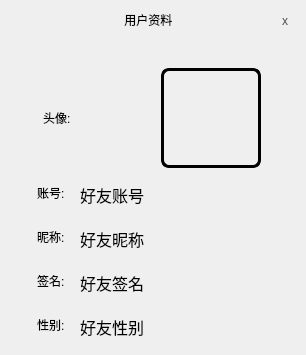
<?xml version="1.0" encoding="UTF-8"?>
<ui version="4.0">
 <class>FriendMessage</class>
 <widget class="QDialog" name="FriendMessage">
  <property name="geometry">
   <rect>
    <x>0</x>
    <y>0</y>
    <width>306</width>
    <height>355</height>
   </rect>
  </property>
  <property name="windowTitle">
   <string>Dialog</string>
  </property>
  <layout class="QGridLayout" name="gridLayout">
   <item row="0" column="0">
    <layout class="QHBoxLayout" name="horizontalLayout">
     <item alignment="Qt::AlignmentFlag::AlignTop">
      <widget class="QLabel" name="label">
       <property name="sizePolicy">
        <sizepolicy hsizetype="Expanding" vsizetype="Preferred">
         <horstretch>0</horstretch>
         <verstretch>0</verstretch>
        </sizepolicy>
       </property>
       <property name="styleSheet">
        <string notr="true">font: 700 11pt &quot;Microsoft YaHei UI&quot;;
border:none;</string>
       </property>
       <property name="text">
        <string>     用户资料</string>
       </property>
       <property name="alignment">
        <set>Qt::AlignmentFlag::AlignCenter</set>
       </property>
      </widget>
     </item>
     <item alignment="Qt::AlignmentFlag::AlignTop">
      <widget class="QPushButton" name="but_cancelwindow">
       <property name="sizePolicy">
        <sizepolicy hsizetype="Fixed" vsizetype="Fixed">
         <horstretch>0</horstretch>
         <verstretch>15</verstretch>
        </sizepolicy>
       </property>
       <property name="minimumSize">
        <size>
         <width>20</width>
         <height>20</height>
        </size>
       </property>
       <property name="maximumSize">
        <size>
         <width>20</width>
         <height>20</height>
        </size>
       </property>
       <property name="cursor">
        <cursorShape>PointingHandCursor</cursorShape>
       </property>
       <property name="styleSheet">
        <string notr="true">QPushButton {
    border: none;
    background: transparent;
    color: rgb(78, 78, 78);
    font:  16pt 'Microsoft New Tai Lue';
}

QPushButton:hover {
    border: none;
    background: transparent;
    color: white;
    font:  16pt 'Microsoft New Tai Lue';
    background: red;
    border-radius: 3px;
}</string>
       </property>
       <property name="text">
        <string>x</string>
       </property>
       <property name="autoDefault">
        <bool>false</bool>
       </property>
      </widget>
     </item>
    </layout>
   </item>
   <item row="1" column="0">
    <layout class="QHBoxLayout" name="horizontalLayout_2">
     <item>
      <widget class="QLabel" name="label_4">
       <property name="sizePolicy">
        <sizepolicy hsizetype="Fixed" vsizetype="Fixed">
         <horstretch>0</horstretch>
         <verstretch>0</verstretch>
        </sizepolicy>
       </property>
       <property name="minimumSize">
        <size>
         <width>80</width>
         <height>80</height>
        </size>
       </property>
       <property name="maximumSize">
        <size>
         <width>47</width>
         <height>100</height>
        </size>
       </property>
       <property name="styleSheet">
        <string notr="true">font: 12pt &quot;Microsoft YaHei UI&quot;;
border: none;;
color:black;
</string>
       </property>
       <property name="text">
        <string>头像:</string>
       </property>
      </widget>
     </item>
     <item>
      <widget class="QLabel" name="lab_avator">
       <property name="sizePolicy">
        <sizepolicy hsizetype="Fixed" vsizetype="Fixed">
         <horstretch>0</horstretch>
         <verstretch>0</verstretch>
        </sizepolicy>
       </property>
       <property name="minimumSize">
        <size>
         <width>100</width>
         <height>100</height>
        </size>
       </property>
       <property name="maximumSize">
        <size>
         <width>100</width>
         <height>100</height>
        </size>
       </property>
       <property name="cursor">
        <cursorShape>ArrowCursor</cursorShape>
       </property>
       <property name="contextMenuPolicy">
        <enum>Qt::ContextMenuPolicy::NoContextMenu</enum>
       </property>
       <property name="styleSheet">
        <string notr="true">border: 3px solid black;
 border-radius: 8px;</string>
       </property>
       <property name="text">
        <string/>
       </property>
      </widget>
     </item>
    </layout>
   </item>
   <item row="2" column="0">
    <layout class="QHBoxLayout" name="horizontalLayout_6">
     <item>
      <spacer name="horizontalSpacer">
       <property name="orientation">
        <enum>Qt::Orientation::Horizontal</enum>
       </property>
       <property name="sizeHint" stdset="0">
        <size>
         <width>40</width>
         <height>20</height>
        </size>
       </property>
      </spacer>
     </item>
     <item>
      <widget class="QLabel" name="lab_2">
       <property name="sizePolicy">
        <sizepolicy hsizetype="Maximum" vsizetype="Maximum">
         <horstretch>0</horstretch>
         <verstretch>0</verstretch>
        </sizepolicy>
       </property>
       <property name="styleSheet">
        <string notr="true">font: 12pt &quot;Microsoft YaHei UI&quot;;
border:none;
color:black;
</string>
       </property>
       <property name="text">
        <string>账号:</string>
       </property>
      </widget>
     </item>
     <item>
      <widget class="AutoClearTextEdit" name="textEdit_account">
       <property name="sizePolicy">
        <sizepolicy hsizetype="Fixed" vsizetype="Fixed">
         <horstretch>0</horstretch>
         <verstretch>0</verstretch>
        </sizepolicy>
       </property>
       <property name="minimumSize">
        <size>
         <width>224</width>
         <height>38</height>
        </size>
       </property>
       <property name="maximumSize">
        <size>
         <width>224</width>
         <height>38</height>
        </size>
       </property>
       <property name="contextMenuPolicy">
        <enum>Qt::ContextMenuPolicy::NoContextMenu</enum>
       </property>
       <property name="styleSheet">
        <string notr="true">font: 12pt &quot;Microsoft YaHei UI&quot;;
background: rgba(255, 255, 255, 0); 
border: none;
border-radius: 8px;
padding:5px;</string>
       </property>
       <property name="verticalScrollBarPolicy">
        <enum>Qt::ScrollBarPolicy::ScrollBarAlwaysOff</enum>
       </property>
       <property name="horizontalScrollBarPolicy">
        <enum>Qt::ScrollBarPolicy::ScrollBarAlwaysOff</enum>
       </property>
       <property name="readOnly">
        <bool>true</bool>
       </property>
       <property name="html">
        <string>&lt;!DOCTYPE HTML PUBLIC &quot;-//W3C//DTD HTML 4.0//EN&quot; &quot;http://www.w3.org/TR/REC-html40/strict.dtd&quot;&gt;
&lt;html&gt;&lt;head&gt;&lt;meta name=&quot;qrichtext&quot; content=&quot;1&quot; /&gt;&lt;meta charset=&quot;utf-8&quot; /&gt;&lt;style type=&quot;text/css&quot;&gt;
p, li { white-space: pre-wrap; }
hr { height: 1px; border-width: 0; }
li.unchecked::marker { content: &quot;\2610&quot;; }
li.checked::marker { content: &quot;\2612&quot;; }
&lt;/style&gt;&lt;/head&gt;&lt;body style=&quot; font-family:'Microsoft YaHei UI'; font-size:12pt; font-weight:400; font-style:normal;&quot;&gt;
&lt;p style=&quot; margin-top:0px; margin-bottom:0px; margin-left:0px; margin-right:0px; -qt-block-indent:0; text-indent:0px;&quot;&gt;好友账号&lt;/p&gt;&lt;/body&gt;&lt;/html&gt;</string>
       </property>
      </widget>
     </item>
    </layout>
   </item>
   <item row="3" column="0">
    <layout class="QHBoxLayout" name="horizontalLayout_7">
     <item>
      <spacer name="horizontalSpacer_2">
       <property name="orientation">
        <enum>Qt::Orientation::Horizontal</enum>
       </property>
       <property name="sizeHint" stdset="0">
        <size>
         <width>40</width>
         <height>20</height>
        </size>
       </property>
      </spacer>
     </item>
     <item>
      <widget class="QLabel" name="lab">
       <property name="sizePolicy">
        <sizepolicy hsizetype="Maximum" vsizetype="Maximum">
         <horstretch>0</horstretch>
         <verstretch>0</verstretch>
        </sizepolicy>
       </property>
       <property name="styleSheet">
        <string notr="true">font: 12pt &quot;Microsoft YaHei UI&quot;;
border:none;
color:black;
</string>
       </property>
       <property name="text">
        <string>昵称:</string>
       </property>
      </widget>
     </item>
     <item>
      <widget class="AutoClearTextEdit" name="textEdit_nickname">
       <property name="sizePolicy">
        <sizepolicy hsizetype="Fixed" vsizetype="Fixed">
         <horstretch>0</horstretch>
         <verstretch>0</verstretch>
        </sizepolicy>
       </property>
       <property name="minimumSize">
        <size>
         <width>224</width>
         <height>38</height>
        </size>
       </property>
       <property name="maximumSize">
        <size>
         <width>224</width>
         <height>38</height>
        </size>
       </property>
       <property name="contextMenuPolicy">
        <enum>Qt::ContextMenuPolicy::NoContextMenu</enum>
       </property>
       <property name="styleSheet">
        <string notr="true">font: 12pt &quot;Microsoft YaHei UI&quot;;
background: rgba(255, 255, 255, 0); 
border: none;
border-radius: 8px;
padding:5px;
</string>
       </property>
       <property name="verticalScrollBarPolicy">
        <enum>Qt::ScrollBarPolicy::ScrollBarAlwaysOff</enum>
       </property>
       <property name="horizontalScrollBarPolicy">
        <enum>Qt::ScrollBarPolicy::ScrollBarAlwaysOff</enum>
       </property>
       <property name="readOnly">
        <bool>true</bool>
       </property>
       <property name="html">
        <string>&lt;!DOCTYPE HTML PUBLIC &quot;-//W3C//DTD HTML 4.0//EN&quot; &quot;http://www.w3.org/TR/REC-html40/strict.dtd&quot;&gt;
&lt;html&gt;&lt;head&gt;&lt;meta name=&quot;qrichtext&quot; content=&quot;1&quot; /&gt;&lt;meta charset=&quot;utf-8&quot; /&gt;&lt;style type=&quot;text/css&quot;&gt;
p, li { white-space: pre-wrap; }
hr { height: 1px; border-width: 0; }
li.unchecked::marker { content: &quot;\2610&quot;; }
li.checked::marker { content: &quot;\2612&quot;; }
&lt;/style&gt;&lt;/head&gt;&lt;body style=&quot; font-family:'Microsoft YaHei UI'; font-size:12pt; font-weight:400; font-style:normal;&quot;&gt;
&lt;p style=&quot; margin-top:0px; margin-bottom:0px; margin-left:0px; margin-right:0px; -qt-block-indent:0; text-indent:0px;&quot;&gt;好友昵称&lt;/p&gt;&lt;/body&gt;&lt;/html&gt;</string>
       </property>
      </widget>
     </item>
    </layout>
   </item>
   <item row="4" column="0">
    <layout class="QHBoxLayout" name="horizontalLayout_8">
     <item>
      <spacer name="horizontalSpacer_3">
       <property name="orientation">
        <enum>Qt::Orientation::Horizontal</enum>
       </property>
       <property name="sizeHint" stdset="0">
        <size>
         <width>40</width>
         <height>20</height>
        </size>
       </property>
      </spacer>
     </item>
     <item>
      <widget class="QLabel" name="lab_3">
       <property name="sizePolicy">
        <sizepolicy hsizetype="Maximum" vsizetype="Maximum">
         <horstretch>0</horstretch>
         <verstretch>0</verstretch>
        </sizepolicy>
       </property>
       <property name="styleSheet">
        <string notr="true">font: 12pt &quot;Microsoft YaHei UI&quot;;
border:none;
color:black;
</string>
       </property>
       <property name="text">
        <string>签名:</string>
       </property>
      </widget>
     </item>
     <item>
      <widget class="AutoClearTextEdit" name="textEdit_sig">
       <property name="sizePolicy">
        <sizepolicy hsizetype="Fixed" vsizetype="Fixed">
         <horstretch>0</horstretch>
         <verstretch>0</verstretch>
        </sizepolicy>
       </property>
       <property name="minimumSize">
        <size>
         <width>224</width>
         <height>38</height>
        </size>
       </property>
       <property name="maximumSize">
        <size>
         <width>224</width>
         <height>38</height>
        </size>
       </property>
       <property name="contextMenuPolicy">
        <enum>Qt::ContextMenuPolicy::NoContextMenu</enum>
       </property>
       <property name="styleSheet">
        <string notr="true">font: 12pt &quot;Microsoft YaHei UI&quot;;
background: rgba(255, 255, 255, 0); 
border: none;
border-radius: 8px;
padding:5px;
</string>
       </property>
       <property name="verticalScrollBarPolicy">
        <enum>Qt::ScrollBarPolicy::ScrollBarAlwaysOff</enum>
       </property>
       <property name="horizontalScrollBarPolicy">
        <enum>Qt::ScrollBarPolicy::ScrollBarAlwaysOff</enum>
       </property>
       <property name="readOnly">
        <bool>true</bool>
       </property>
       <property name="html">
        <string>&lt;!DOCTYPE HTML PUBLIC &quot;-//W3C//DTD HTML 4.0//EN&quot; &quot;http://www.w3.org/TR/REC-html40/strict.dtd&quot;&gt;
&lt;html&gt;&lt;head&gt;&lt;meta name=&quot;qrichtext&quot; content=&quot;1&quot; /&gt;&lt;meta charset=&quot;utf-8&quot; /&gt;&lt;style type=&quot;text/css&quot;&gt;
p, li { white-space: pre-wrap; }
hr { height: 1px; border-width: 0; }
li.unchecked::marker { content: &quot;\2610&quot;; }
li.checked::marker { content: &quot;\2612&quot;; }
&lt;/style&gt;&lt;/head&gt;&lt;body style=&quot; font-family:'Microsoft YaHei UI'; font-size:12pt; font-weight:400; font-style:normal;&quot;&gt;
&lt;p style=&quot; margin-top:0px; margin-bottom:0px; margin-left:0px; margin-right:0px; -qt-block-indent:0; text-indent:0px;&quot;&gt;好友签名&lt;/p&gt;&lt;/body&gt;&lt;/html&gt;</string>
       </property>
      </widget>
     </item>
    </layout>
   </item>
   <item row="5" column="0">
    <layout class="QHBoxLayout" name="horizontalLayout_9">
     <item>
      <spacer name="horizontalSpacer_4">
       <property name="orientation">
        <enum>Qt::Orientation::Horizontal</enum>
       </property>
       <property name="sizeHint" stdset="0">
        <size>
         <width>40</width>
         <height>20</height>
        </size>
       </property>
      </spacer>
     </item>
     <item>
      <widget class="QLabel" name="lab_4">
       <property name="sizePolicy">
        <sizepolicy hsizetype="Maximum" vsizetype="Maximum">
         <horstretch>0</horstretch>
         <verstretch>0</verstretch>
        </sizepolicy>
       </property>
       <property name="styleSheet">
        <string notr="true">font: 12pt &quot;Microsoft YaHei UI&quot;;
border:none;
color:black;
</string>
       </property>
       <property name="text">
        <string>性别:</string>
       </property>
      </widget>
     </item>
     <item>
      <widget class="AutoClearTextEdit" name="textEdit_gender">
       <property name="sizePolicy">
        <sizepolicy hsizetype="Fixed" vsizetype="Fixed">
         <horstretch>0</horstretch>
         <verstretch>0</verstretch>
        </sizepolicy>
       </property>
       <property name="minimumSize">
        <size>
         <width>224</width>
         <height>38</height>
        </size>
       </property>
       <property name="maximumSize">
        <size>
         <width>224</width>
         <height>38</height>
        </size>
       </property>
       <property name="contextMenuPolicy">
        <enum>Qt::ContextMenuPolicy::NoContextMenu</enum>
       </property>
       <property name="styleSheet">
        <string notr="true">font: 12pt &quot;Microsoft YaHei UI&quot;;
background: rgba(255, 255, 255, 0); 
border: none;
border-radius: 8px;
padding:5px;
</string>
       </property>
       <property name="verticalScrollBarPolicy">
        <enum>Qt::ScrollBarPolicy::ScrollBarAlwaysOff</enum>
       </property>
       <property name="horizontalScrollBarPolicy">
        <enum>Qt::ScrollBarPolicy::ScrollBarAlwaysOff</enum>
       </property>
       <property name="readOnly">
        <bool>true</bool>
       </property>
       <property name="html">
        <string>&lt;!DOCTYPE HTML PUBLIC &quot;-//W3C//DTD HTML 4.0//EN&quot; &quot;http://www.w3.org/TR/REC-html40/strict.dtd&quot;&gt;
&lt;html&gt;&lt;head&gt;&lt;meta name=&quot;qrichtext&quot; content=&quot;1&quot; /&gt;&lt;meta charset=&quot;utf-8&quot; /&gt;&lt;style type=&quot;text/css&quot;&gt;
p, li { white-space: pre-wrap; }
hr { height: 1px; border-width: 0; }
li.unchecked::marker { content: &quot;\2610&quot;; }
li.checked::marker { content: &quot;\2612&quot;; }
&lt;/style&gt;&lt;/head&gt;&lt;body style=&quot; font-family:'Microsoft YaHei UI'; font-size:12pt; font-weight:400; font-style:normal;&quot;&gt;
&lt;p style=&quot; margin-top:0px; margin-bottom:0px; margin-left:0px; margin-right:0px; -qt-block-indent:0; text-indent:0px;&quot;&gt;好友性别&lt;/p&gt;&lt;/body&gt;&lt;/html&gt;</string>
       </property>
      </widget>
     </item>
    </layout>
   </item>
  </layout>
 </widget>
 <customwidgets>
  <customwidget>
   <class>AutoClearTextEdit</class>
   <extends>QTextEdit</extends>
   <header location="global">autocleartextedit.h</header>
  </customwidget>
 </customwidgets>
 <resources/>
 <connections/>
</ui>
